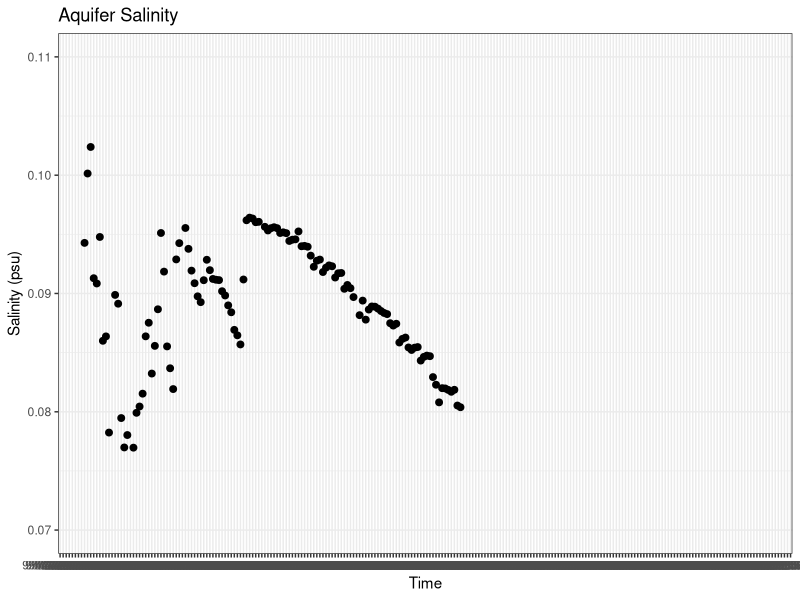
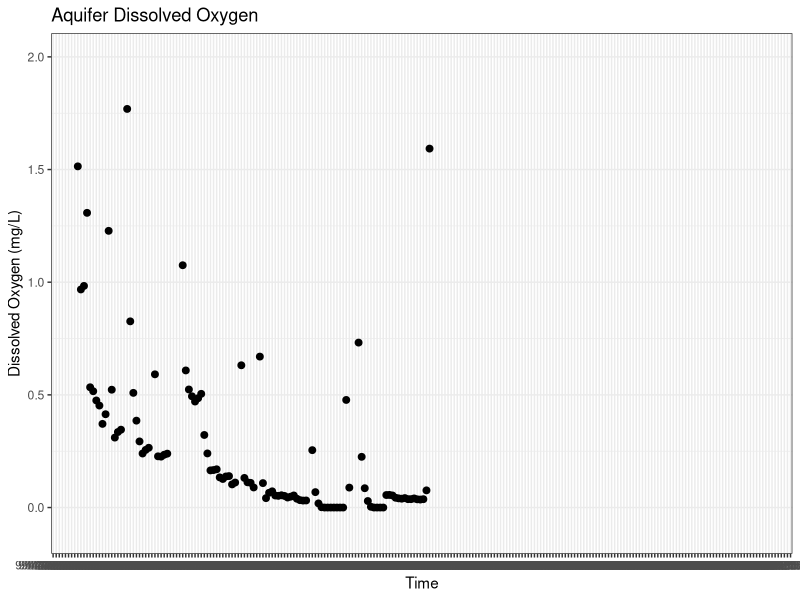
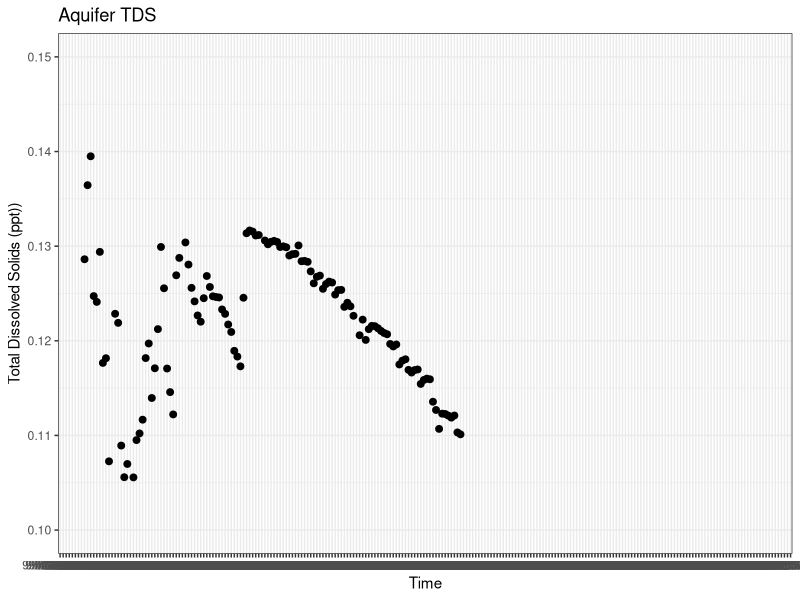

These charts were generated, in order, by the following R code:
## ---- chunk 1
knitr::opts_chunk$set(echo = TRUE)

library(ggplot2)
library(ggpubr)
library(dplyr)
library(plyr)
library(tidyverse)
library(tidyr)
## ---- chunk 2

well_dat <- read.csv("COMPASS_TEMPEST_WellTest_AQ600_Data.csv")
head(well_dat)

#change column names in well_dat
colnames(well_dat) <- c("Date_Time","pH", "pH_mV" ,"ORP_mV", "DO_mgL", "DO_Sat", "DO_pp", "Actual_Conductivity_µScm" ,
                        "Specific_Conductivity_µScm", "Salinity_psu", "Resistivity_Ωcm", "Density_gcm", "TDS_ppt", 
                        "Temp_C", "Voltage_V", "Battery", "Baro_Press_mmHg", "Press_psi" ,"Depth_cm" ) 

#well_dat$Date_Time <- lubridate(well_dat$Date_Time)

#make date time actually a date and time with lubridate and remove extra data at the end 

#plot Salinity 
sal <- ggplot()+
  geom_point(data=well_dat, aes(x=Date_Time, y=Salinity_psu), size=2)+ 
    ylim(0.07, 0.110) + 
  theme_bw()+ labs(x="Time", y="Salinity (psu)", title="Aquifer Salinity") + theme(legend.title = element_blank())
sal

#plot DO
do <- ggplot()+
  geom_point(data=well_dat, aes(x=Date_Time, y=DO_mgL), size=2)+ 
  ylim(-0.10, 2) + 
  theme_bw()+ labs(x="Time", y="Dissolved Oxygen (mg/L)", title="Aquifer Dissolved Oxygen") + theme(legend.title = element_blank())
do


#plot TDS 
tds <- ggplot()+
  geom_point(data=well_dat, aes(x=Date_Time, y=TDS_ppt), size=2)+ 
  ylim(0.10, 0.15) + 
  theme_bw()+ labs(x="Time", y="Total Dissolved Solids (ppt))", title="Aquifer TDS") + theme(legend.title = element_blank())
tds



